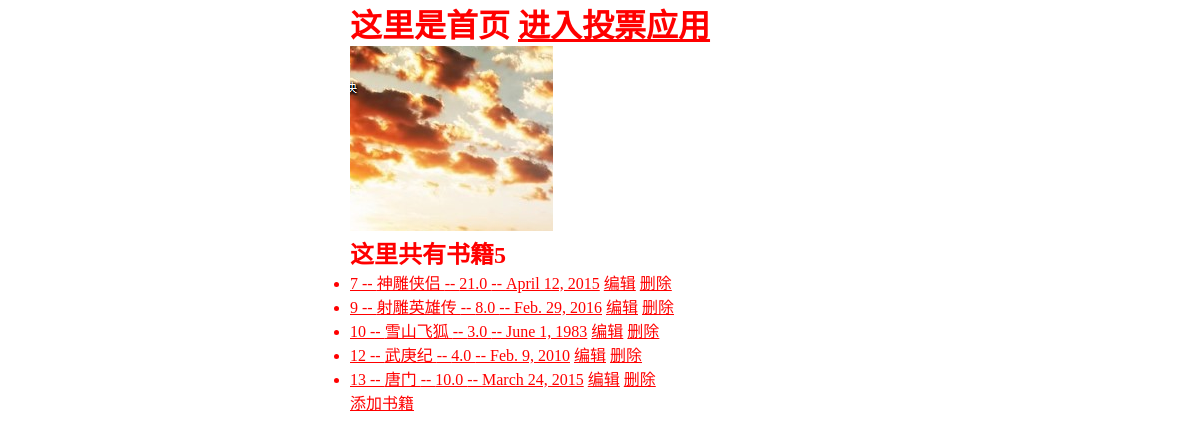
The app's page /, older data.
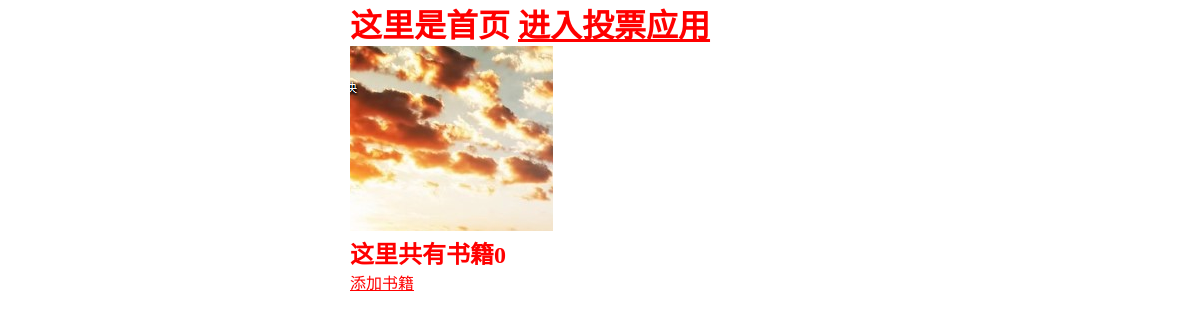
The same page, newer data.
### booktest/models.py (models this page shows, shortened)
class Book(models.Model):
    title = models.CharField(max_length=20, verbose_name="图书名")
    price = models.FloatField(default=0)
    pub_date = models.DateField(default="1983-06-01")
    author = models.CharField(max_length=20, default="sqz")
    desc = models.CharField(max_length=50, null=True, blank=True, db_column='description', help_text="请输入书籍备注信息")

### booktest/views.py (the view)
# urls.py: url(r'^$', views.index, name='index'),
def index(request):
    books = Book.objects.all()
    return render(request, 'index.html', {'books': books})

### templates/index.html (shortened to what this page needs)
<!DOCTYPE html>
<html lang="en">
<head>
    <link rel="stylesheet" href="/static/css/main.css">
</head>
<body>
    <div class="container">
        <h1 class="center">这里是首页 <a href="{% url 'polls:index' %}">进入投票应用</a></h1>
        <div>
            <div class="center">
                <img src="/static/img/图片.jpg" alt="">
            </div>
            <h2>这里共有书籍{{books.count}}</h2>
            <ul>
                {% for book in books %}
                <li>
                    <a href="{% url 'booktest:detail' book.id %}">{{book.id}} -- {{book.title}} -- {{book.price}} -- {{book.pub_date}}</a>
                    <a href="{% url 'booktest:editbook' book.id %}">编辑</a>
                    <a href="{% url 'booktest:deletebook' book.id %}">删除</a>
                </li>
                {% endfor %}
            </ul>
            <a href="{% url 'booktest:addbook' %}">添加书籍</a>
        </div>
    </div>
</body>
</html>

### static/css/main.css (style rules this page uses)
* { margin:0; padding:0; color:red; }
.container { width:500px; margin:0 auto; }

Row changes from the older to the newer data that the page shows:
removed Book: id "7", title "神雕侠侣", price "21.0", pub_date "April 12, 2015"
removed Book: id "9", title "射雕英雄传", price "8.0", pub_date "Feb. 29, 2016"
removed Book: id "10", title "雪山飞狐", price "3.0", pub_date "June 1, 1983"
removed Book: id "12", title "武庚纪", price "4.0", pub_date "Feb. 9, 2010"
removed Book: id "13", title "唐门", price "10.0", pub_date "March 24, 2015"
Text that changed along with them:
{{ books.count }}: "5" → "0"
